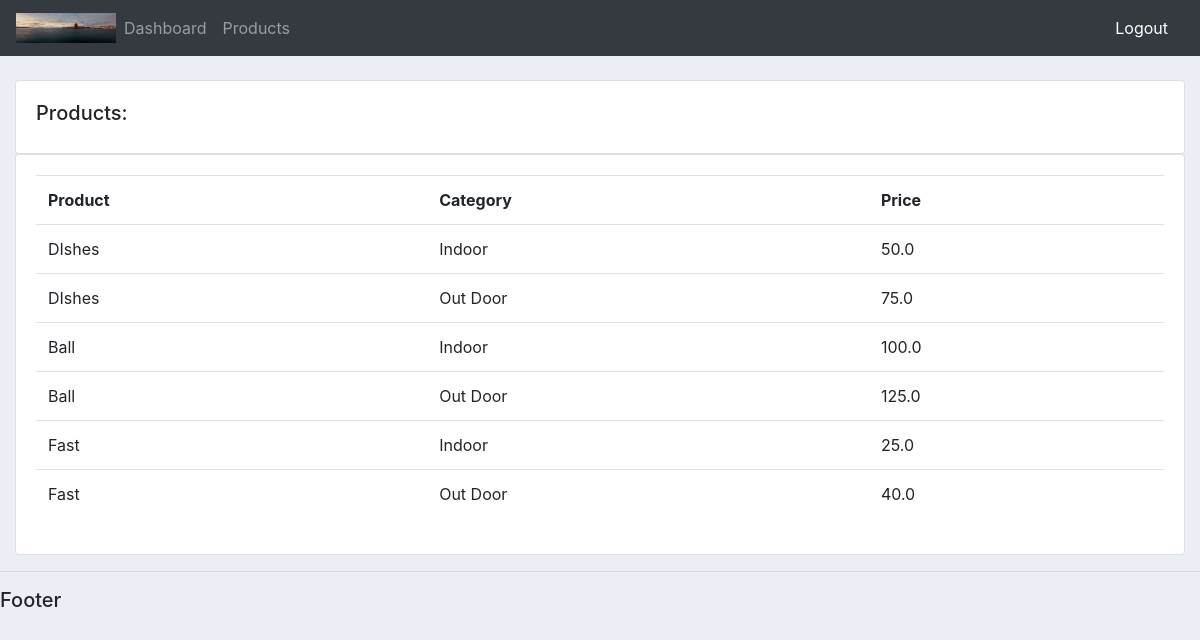
Screenshot of /products/ (signed in) with the database file from the repository.
### accounts/models.py (models this page shows, shortened)
class Product(models.Model):
    CATEGORY = (
        ('Indoor', 'Indoor'),
        ('Out Door', 'Out Door'),
    )
    name = models.CharField(max_length=200, null=True)
    price = models.FloatField(null=True)
    category = models.CharField(max_length=200, null=True, choices=CATEGORY)
    description = models.CharField(max_length=200, null=True, blank=True)
    date_created = models.DateTimeField(auto_now_add=True, null=True)
    tags = models.ManyToManyField(Tag)

### accounts/decorators.py (the view)
    def wrapper_fun(request, *args, **kwargs):
        group = None
        if request.user.groups.exists():
            group = request.user.groups.all()[0].name
        if group == 'customer':
            return redirect('user_page')
        if group == 'admin':
            return view_fun(request, *args, **kwargs)

### accounts/views.py (called while the page is built)
@login_required(login_url='login')
@admin_only
def products(request):
    products = Product.objects.all()
    context = {
        'products': products,
    }
    return render(request, 'accounts/products.html', context)

### accounts/templates/accounts/products.html
{% extends 'accounts/main.html' %}
{% block content %}
    <br>
    <div class="row">
        <div class="col-md">
            <div class="card card-body">
                <h5>Products:</h5>
            </div>
            <div class="card card-body">
                <table class="table">
                    <tr>
                        <th>Product</ht>
                        <th>Category</ht>
                        <th>Price</ht>
                    </tr>
                    {% for i in products %}
                        <tr>
                            <td> {{ i.name }} </hd>
                            <td> {{ i.category }} </hd>
                            <td> {{ i.price }} </hd>
                        </tr>
                    {% endfor %}
                </table>
            </div>
        </div>
    </div>
{% endblock %}

### static/css/main.css (style rules this page uses)
body { background-color: #ebeff5; }

### rows the page displays
Product: name "DIshes", category "Indoor", price "50.0"
Product: name "DIshes", category "Out Door", price "75.0"
Product: name "Ball", category "Indoor", price "100.0"
Product: name "Ball", category "Out Door", price "125.0"
Product: name "Fast", category "Indoor", price "25.0"
Product: name "Fast", category "Out Door", price "40.0"
